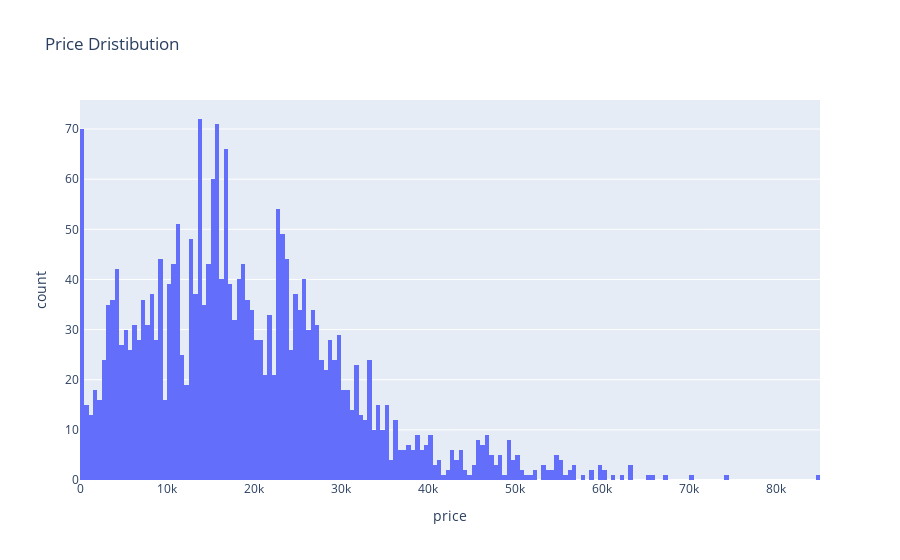

Notebook source saved alongside this figure:
### Markdown cell above
# Price Distribution

### Code cell
px.histogram(df, x="price",nbins=400, title = 'Price Dristibution')

### Figure 1 — Plotly figure (JSON) as saved in the notebook; plotly's stock layout.template omitted (floating-point values rounded to 4 significant figures; data arrays with more than 128 entries replaced by an {"elided": "..."} marker saying what was removed)
{"data": [{"alignmentgroup": "True", "bingroup": "x", "hovertemplate": "price=%{x}<br>count=%{y}<extra></extra>", "legendgroup": "", "marker": {"color": "#636efa", "pattern": {"shape": ""}}, "name": "", "nbinsx": 400, "offsetgroup": "", "orientation": "v", "showlegend": false, "type": "histogram", "x": {"elided": "2491 int values"}, "xaxis": "x", "yaxis": "y"}], "layout": {"barmode": "relative", "legend": {"tracegroupgap": 0}, "title": {"text": "Price Dristibution"}, "xaxis": {"anchor": "y", "domain": [0, 1], "title": {"text": "price"}}, "yaxis": {"anchor": "x", "domain": [0, 1], "title": {"text": "count"}}}}
